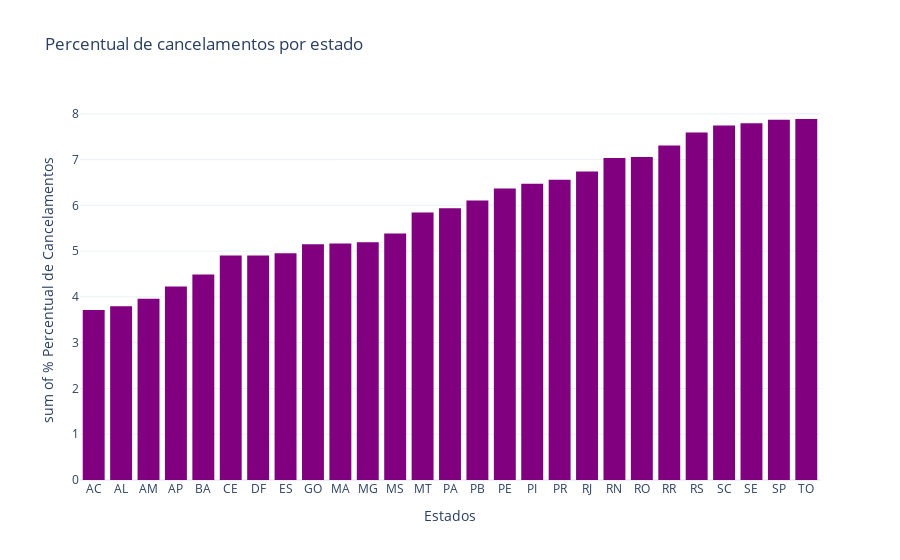

Write notebook code for a chart like this one.
### Markdown cell above
### **Em quais regiões do país temos um maior percentual de assinaturas canceladas?**

Existem estados com número percentual significativamente maior de cancelamentos de assinaturas?

### Code cell
# Estados com mais cancelamentos de planos
cancelamento_por_estado = pd.DataFrame()
cancelamento_por_estado["num cancelados"] = df[["state", "status"]].groupby(["status", "state"]).size()["canceled"] # N° de cancelados
cancelamento_por_estado["num ativos"] = df[["state", "status"]].groupby(["status", "state"]).size()["active"] # N° de ativos
cancelamento_por_estado["porcentagem"] = (cancelamento_por_estado["num cancelados"] / cancelamento_por_estado["num ativos"]) * 100 # Churn

# Criando gráfico
px.histogram(cancelamento_por_estado.sort_values(by="porcentagem",ascending=True), x=cancelamento_por_estado.index, y="porcentagem",
                color_discrete_sequence=["purple"], title="Percentual de cancelamentos por estado",
                labels={"x": "Estados", "porcentagem":"% Percentual de Cancelamentos"}).show()

# Mostrando tabela
display(cancelamento_por_estado.sort_values(by="porcentagem",ascending=False))

### Figure 1 — Plotly figure (JSON) as saved in the notebook; plotly's stock layout.template omitted (floating-point values rounded to 4 significant figures)
{"data": [{"alignmentgroup": "True", "bingroup": "x", "histfunc": "sum", "hovertemplate": "Estados=%{x}<br>sum of % Percentual de Cancelamentos=%{y}<extra></extra>", "legendgroup": "", "marker": {"color": "purple", "pattern": {"shape": ""}}, "name": "", "offsetgroup": "", "orientation": "v", "showlegend": false, "type": "histogram", "x": ["AC", "AL", "AM", "AP", "BA", "CE", "DF", "ES", "GO", "MA", "MG", "MS", "MT", "PA", "PB", "PE", "PI", "PR", "RJ", "RN", "RO", "RR", "RS", "SC", "SE", "SP", "TO"], "xaxis": "x", "y": [3.715, 3.793, 3.96, 4.23, 4.491, 4.902, 4.902, 4.954, 5.152, 5.167, 5.195, 5.387, 5.846, 5.938, 6.105, 6.369, 6.472, 6.557, 6.742, 7.034, 7.055, 7.309, 7.591, 7.746, 7.792, 7.869, 7.886], "yaxis": "y"}], "layout": {"barmode": "relative", "legend": {"tracegroupgap": 0}, "title": {"text": "Percentual de cancelamentos por estado"}, "xaxis": {"anchor": "y", "domain": [0, 1], "title": {"text": "Estados"}}, "yaxis": {"anchor": "x", "domain": [0, 1], "title": {"text": "sum of % Percentual de Cancelamentos"}}}}
